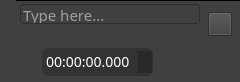
<?xml version="1.0" encoding="UTF-8"?>
<ui version="4.0">
 <class>TOCListWidgetItem</class>
 <widget class="QWidget" name="TOCListWidgetItem">
  <property name="geometry">
   <rect>
    <x>0</x>
    <y>0</y>
    <width>240</width>
    <height>82</height>
   </rect>
  </property>
  <property name="sizePolicy">
   <sizepolicy hsizetype="Fixed" vsizetype="Fixed">
    <horstretch>0</horstretch>
    <verstretch>0</verstretch>
   </sizepolicy>
  </property>
  <property name="minimumSize">
   <size>
    <width>240</width>
    <height>82</height>
   </size>
  </property>
  <property name="maximumSize">
   <size>
    <width>240</width>
    <height>82</height>
   </size>
  </property>
  <property name="windowTitle">
   <string>Form</string>
  </property>
  <property name="styleSheet">
   <string notr="true">background: #404040;
box-shadow: inset 0px -1px 1px rgba(0, 0, 0, 0.15);
margin: 0px 0px;

</string>
  </property>
  <widget class="QLabel" name="label_Title">
   <property name="geometry">
    <rect>
     <x>22</x>
     <y>27</y>
     <width>18</width>
     <height>18</height>
    </rect>
   </property>
   <property name="baseSize">
    <size>
     <width>18</width>
     <height>18</height>
    </size>
   </property>
   <property name="font">
    <font>
     <family>Noto Sans</family>
     <weight>50</weight>
     <italic>false</italic>
     <bold>false</bold>
    </font>
   </property>
   <property name="styleSheet">
    <string notr="true"/>
   </property>
   <property name="text">
    <string/>
   </property>
   <property name="pixmap">
    <pixmap resource="resources.qrc">:/SVG/svg/icon/toc-reading-order.svg</pixmap>
   </property>
   <property name="scaledContents">
    <bool>true</bool>
   </property>
  </widget>
  <widget class="QLabel" name="label_Href">
   <property name="geometry">
    <rect>
     <x>40</x>
     <y>26</y>
     <width>160</width>
     <height>18</height>
    </rect>
   </property>
   <property name="sizePolicy">
    <sizepolicy hsizetype="Fixed" vsizetype="Fixed">
     <horstretch>0</horstretch>
     <verstretch>0</verstretch>
    </sizepolicy>
   </property>
   <property name="minimumSize">
    <size>
     <width>160</width>
     <height>18</height>
    </size>
   </property>
   <property name="maximumSize">
    <size>
     <width>160</width>
     <height>18</height>
    </size>
   </property>
   <property name="font">
    <font>
     <family>Noto Sans TC</family>
     <pointsize>-1</pointsize>
     <weight>50</weight>
     <italic>false</italic>
     <bold>false</bold>
    </font>
   </property>
   <property name="styleSheet">
    <string notr="true">
	font-family: Noto Sans TC;
	font-style: normal;
	font-weight: normal;
	font-size: 15px;
	line-height: 20px;

	color: #FFFFFF;


</string>
   </property>
   <property name="text">
    <string/>
   </property>
  </widget>
  <widget class="QLineEdit" name="lineEdit_Title">
   <property name="geometry">
    <rect>
     <x>20</x>
     <y>4</y>
     <width>180</width>
     <height>20</height>
    </rect>
   </property>
   <property name="minimumSize">
    <size>
     <width>180</width>
     <height>20</height>
    </size>
   </property>
   <property name="maximumSize">
    <size>
     <width>180</width>
     <height>20</height>
    </size>
   </property>
   <property name="font">
    <font>
     <family>Noto Sans TC</family>
     <pointsize>-1</pointsize>
     <weight>50</weight>
     <italic>false</italic>
     <bold>false</bold>
    </font>
   </property>
   <property name="styleSheet">
    <string notr="true">QLineEdit {
	color: #FFFFFF;

	font-family: Noto Sans TC;
	font-style: normal;
	font-weight: normal;
	font-size: 15px;
	line-height: 20px;
	background: #404040;
}

QLineEdit:focus {
	background: #393939;
}

QLineEdit:disabled
{
	border: 3px solid rgba(255, 0, 0, 1);
	background: rgba(0, 0, 0, 0.2);
	box-sizing: border-box;
	border-radius: 6px;
	color: #FFFFFF;
}</string>
   </property>
   <property name="inputMask">
    <string/>
   </property>
   <property name="text">
    <string/>
   </property>
   <property name="frame">
    <bool>true</bool>
   </property>
   <property name="placeholderText">
    <string>Type here...</string>
   </property>
  </widget>
  <widget class="QPushButton" name="pushButton_Remove">
   <property name="geometry">
    <rect>
     <x>208</x>
     <y>12</y>
     <width>24</width>
     <height>24</height>
    </rect>
   </property>
   <property name="minimumSize">
    <size>
     <width>24</width>
     <height>24</height>
    </size>
   </property>
   <property name="baseSize">
    <size>
     <width>24</width>
     <height>24</height>
    </size>
   </property>
   <property name="text">
    <string/>
   </property>
   <property name="icon">
    <iconset resource="resources.qrc">
     <normaloff>:/SVG/svg/icon/common-remove.svg</normaloff>:/SVG/svg/icon/common-remove.svg</iconset>
   </property>
   <property name="iconSize">
    <size>
     <width>24</width>
     <height>24</height>
    </size>
   </property>
  </widget>
  <widget class="QLabel" name="label">
   <property name="geometry">
    <rect>
     <x>22</x>
     <y>53</y>
     <width>18</width>
     <height>18</height>
    </rect>
   </property>
   <property name="sizePolicy">
    <sizepolicy hsizetype="Preferred" vsizetype="Preferred">
     <horstretch>0</horstretch>
     <verstretch>0</verstretch>
    </sizepolicy>
   </property>
   <property name="minimumSize">
    <size>
     <width>18</width>
     <height>18</height>
    </size>
   </property>
   <property name="baseSize">
    <size>
     <width>18</width>
     <height>18</height>
    </size>
   </property>
   <property name="lineWidth">
    <number>0</number>
   </property>
   <property name="text">
    <string notr="true"/>
   </property>
   <property name="pixmap">
    <pixmap resource="resources.qrc">:/SVG/svg/icon/toc-start-time.svg</pixmap>
   </property>
   <property name="scaledContents">
    <bool>true</bool>
   </property>
   <property name="textInteractionFlags">
    <set>Qt::NoTextInteraction</set>
   </property>
  </widget>
  <widget class="QTimeEdit" name="timeEdit_Start">
   <property name="geometry">
    <rect>
     <x>42</x>
     <y>48</y>
     <width>111</width>
     <height>28</height>
    </rect>
   </property>
   <property name="sizePolicy">
    <sizepolicy hsizetype="Fixed" vsizetype="Fixed">
     <horstretch>0</horstretch>
     <verstretch>0</verstretch>
    </sizepolicy>
   </property>
   <property name="font">
    <font>
     <family>Noto Sans</family>
     <pointsize>-1</pointsize>
     <weight>50</weight>
     <italic>false</italic>
     <bold>false</bold>
    </font>
   </property>
   <property name="styleSheet">
    <string notr="true">color: #FFFFFF;

font-family: Noto Sans;
font-style: normal;
font-weight: normal;
font-size: 14px;
line-height: 19px;


background: rgba(0, 0, 0, 0.2);
border-radius: 6px;

padding-left: 2px;</string>
   </property>
   <property name="minimumTime">
    <time>
     <hour>0</hour>
     <minute>0</minute>
     <second>0</second>
    </time>
   </property>
   <property name="currentSection">
    <enum>QDateTimeEdit::HourSection</enum>
   </property>
   <property name="displayFormat">
    <string notr="true">hh:mm:ss.zzz</string>
   </property>
   <property name="time">
    <time>
     <hour>0</hour>
     <minute>0</minute>
     <second>0</second>
    </time>
   </property>
  </widget>
  <widget class="Line" name="line">
   <property name="geometry">
    <rect>
     <x>16</x>
     <y>0</y>
     <width>300</width>
     <height>1</height>
    </rect>
   </property>
   <property name="sizePolicy">
    <sizepolicy hsizetype="Fixed" vsizetype="Fixed">
     <horstretch>0</horstretch>
     <verstretch>0</verstretch>
    </sizepolicy>
   </property>
   <property name="styleSheet">
    <string notr="true">background: #333333;</string>
   </property>
   <property name="frameShadow">
    <enum>QFrame::Plain</enum>
   </property>
   <property name="lineWidth">
    <number>1</number>
   </property>
   <property name="orientation">
    <enum>Qt::Horizontal</enum>
   </property>
  </widget>
  <widget class="QLabel" name="label_Drag">
   <property name="geometry">
    <rect>
     <x>0</x>
     <y>32</y>
     <width>24</width>
     <height>24</height>
    </rect>
   </property>
   <property name="minimumSize">
    <size>
     <width>24</width>
     <height>24</height>
    </size>
   </property>
   <property name="baseSize">
    <size>
     <width>24</width>
     <height>24</height>
    </size>
   </property>
   <property name="text">
    <string/>
   </property>
   <property name="pixmap">
    <pixmap resource="resources.qrc">:/SVG/svg/icon/common-drag.svg</pixmap>
   </property>
   <property name="scaledContents">
    <bool>true</bool>
   </property>
  </widget>
 </widget>
 <resources>
  <include location="resources.qrc"/>
 </resources>
 <connections/>
</ui>
